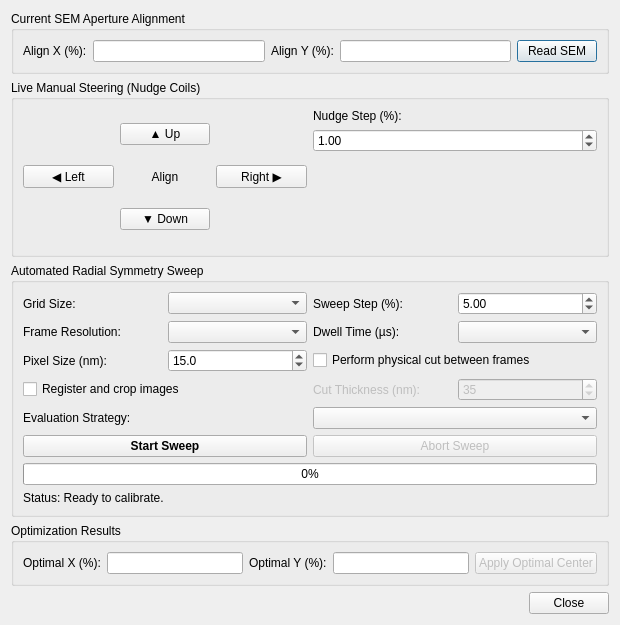
<?xml version="1.0" encoding="UTF-8"?>
<ui version="4.0">
 <class>apertureCenteringDlg</class>
 <widget class="QDialog" name="apertureCenteringDlg">
  <property name="geometry">
   <rect>
    <x>0</x>
    <y>0</y>
    <width>620</width>
    <height>625</height>
   </rect>
  </property>
  <property name="windowTitle">
   <string>Aperture Centering Calibration</string>
  </property>
  <property name="modal">
   <bool>false</bool>
  </property>
  <layout class="QVBoxLayout" name="mainVerticalLayout">
   <item>
    <widget class="QGroupBox" name="groupBox_current">
     <property name="title">
      <string>Current SEM Aperture Alignment</string>
     </property>
     <layout class="QHBoxLayout" name="horizontalLayout_current">
      <item>
       <widget class="QLabel" name="label_curX">
        <property name="text">
         <string>Align X (%):</string>
        </property>
       </widget>
      </item>
      <item>
       <widget class="QLineEdit" name="lineEdit_currentAlignX">
        <property name="readOnly">
         <bool>true</bool>
        </property>
       </widget>
      </item>
      <item>
       <widget class="QLabel" name="label_curY">
        <property name="text">
         <string>Align Y (%):</string>
        </property>
       </widget>
      </item>
      <item>
       <widget class="QLineEdit" name="lineEdit_currentAlignY">
        <property name="readOnly">
         <bool>true</bool>
        </property>
       </widget>
      </item>
      <item>
       <widget class="QPushButton" name="pushButton_readCurrent">
        <property name="text">
         <string>Read SEM</string>
        </property>
       </widget>
      </item>
     </layout>
    </widget>
   </item>
   <item>
    <widget class="QGroupBox" name="groupBox_manual">
     <property name="title">
      <string>Live Manual Steering (Nudge Coils)</string>
     </property>
     <layout class="QHBoxLayout" name="horizontalLayout_manual">
      <item>
       <layout class="QGridLayout" name="gridLayout_dpad">
        <item row="0" column="1">
         <widget class="QPushButton" name="pushButton_up">
          <property name="text">
           <string>▲ Up</string>
          </property>
         </widget>
        </item>
        <item row="1" column="0">
         <widget class="QPushButton" name="pushButton_left">
          <property name="text">
           <string>◀ Left</string>
          </property>
         </widget>
        </item>
        <item row="1" column="1">
         <widget class="QLabel" name="label_dpadCenter">
          <property name="alignment">
           <set>Qt::AlignCenter</set>
          </property>
          <property name="text">
           <string>Align</string>
          </property>
         </widget>
        </item>
        <item row="1" column="2">
         <widget class="QPushButton" name="pushButton_right">
          <property name="text">
           <string>Right ▶</string>
          </property>
         </widget>
        </item>
        <item row="2" column="1">
         <widget class="QPushButton" name="pushButton_down">
          <property name="text">
           <string>▼ Down</string>
          </property>
         </widget>
        </item>
       </layout>
      </item>
      <item>
       <layout class="QVBoxLayout" name="verticalLayout_nudgeStep">
        <item>
         <widget class="QLabel" name="label_nudgeStep">
          <property name="text">
           <string>Nudge Step (%):</string>
          </property>
         </widget>
        </item>
        <item>
         <widget class="QDoubleSpinBox" name="doubleSpinBox_nudgeStep">
          <property name="decimals">
           <number>2</number>
          </property>
          <property name="minimum">
           <double>0.100000000000000</double>
          </property>
          <property name="maximum">
           <double>25.000000000000000</double>
          </property>
          <property name="singleStep">
           <double>0.500000000000000</double>
          </property>
          <property name="value">
           <double>1.000000000000000</double>
          </property>
         </widget>
        </item>
        <item>
         <spacer name="verticalSpacer_nudge">
          <property name="orientation">
           <enum>Qt::Vertical</enum>
          </property>
          <property name="sizeHint" stdset="0">
           <size>
            <width>20</width>
            <height>40</height>
           </size>
          </property>
         </spacer>
        </item>
       </layout>
      </item>
     </layout>
    </widget>
   </item>
   <item>
    <widget class="QGroupBox" name="groupBox_sweep">
     <property name="title">
      <string>Automated Radial Symmetry Sweep</string>
     </property>
     <layout class="QVBoxLayout" name="verticalLayout_sweep">
      <item>
       <layout class="QGridLayout" name="gridLayout_sweepParams">
        <item row="0" column="0">
         <widget class="QLabel" name="label_gridSize">
          <property name="text">
           <string>Grid Size:</string>
          </property>
         </widget>
        </item>
        <item row="0" column="1">
         <widget class="QComboBox" name="comboBox_gridSize"/>
        </item>
        <item row="0" column="2">
         <widget class="QLabel" name="label_stepSize">
          <property name="text">
           <string>Sweep Step (%):</string>
          </property>
         </widget>
        </item>
        <item row="0" column="3">
         <widget class="QDoubleSpinBox" name="doubleSpinBox_stepSize">
          <property name="decimals">
           <number>2</number>
          </property>
          <property name="minimum">
           <double>0.200000000000000</double>
          </property>
          <property name="maximum">
           <double>20.000000000000000</double>
          </property>
          <property name="singleStep">
           <double>0.500000000000000</double>
          </property>
          <property name="value">
           <double>5.000000000000000</double>
          </property>
         </widget>
        </item>
        <item row="1" column="0">
         <widget class="QLabel" name="label_frameSize">
          <property name="text">
           <string>Frame Resolution:</string>
          </property>
         </widget>
        </item>
        <item row="1" column="1">
         <widget class="QComboBox" name="comboBox_frameSize"/>
        </item>
        <item row="1" column="2">
         <widget class="QLabel" name="label_dwellTime">
          <property name="text">
           <string>Dwell Time (µs):</string>
          </property>
         </widget>
        </item>
        <item row="1" column="3">
         <widget class="QComboBox" name="comboBox_dwellTime"/>
        </item>
        <item row="2" column="0">
         <widget class="QLabel" name="label_pixelSize">
          <property name="text">
           <string>Pixel Size (nm):</string>
          </property>
         </widget>
        </item>
        <item row="2" column="1">
         <widget class="QDoubleSpinBox" name="doubleSpinBox_pixelSize">
          <property name="decimals">
           <number>1</number>
          </property>
          <property name="minimum">
           <double>1.0</double>
          </property>
          <property name="maximum">
           <double>1000.0</double>
          </property>
          <property name="value">
           <double>15.0</double>
          </property>
         </widget>
        </item>
        <item row="2" column="2" colspan="2">
         <widget class="QCheckBox" name="checkBox_physicalCut">
          <property name="text">
           <string>Perform physical cut between frames</string>
          </property>
         </widget>
        </item>
        <item row="3" column="0" colspan="2">
         <widget class="QCheckBox" name="checkBox_registerImages">
          <property name="text">
           <string>Register and crop images</string>
          </property>
         </widget>
        </item>
        <item row="3" column="2">
         <widget class="QLabel" name="label_cutThickness">
          <property name="enabled">
           <bool>false</bool>
          </property>
          <property name="text">
           <string>Cut Thickness (nm):</string>
          </property>
         </widget>
        </item>
        <item row="3" column="3">
         <widget class="QSpinBox" name="spinBox_cutThickness">
          <property name="enabled">
           <bool>false</bool>
          </property>
          <property name="minimum">
           <number>5</number>
          </property>
          <property name="maximum">
           <number>200</number>
          </property>
          <property name="singleStep">
           <number>5</number>
          </property>
          <property name="value">
           <number>35</number>
          </property>
         </widget>
        </item>
        <item row="4" column="0" colspan="2">
         <widget class="QLabel" name="label_evalStrategy">
          <property name="text">
           <string>Evaluation Strategy:</string>
          </property>
         </widget>
        </item>
        <item row="4" column="2" colspan="2">
         <widget class="QComboBox" name="comboBox_evalStrategy"/>
        </item>
       </layout>
      </item>
      <item>
       <layout class="QHBoxLayout" name="horizontalLayout_sweepActions">
        <item>
         <widget class="QPushButton" name="pushButton_startSweep">
          <property name="font">
           <font>
            <weight>75</weight>
            <bold>true</bold>
           </font>
          </property>
          <property name="text">
           <string>Start Sweep</string>
          </property>
         </widget>
        </item>
        <item>
         <widget class="QPushButton" name="pushButton_abortSweep">
          <property name="enabled">
           <bool>false</bool>
          </property>
          <property name="text">
           <string>Abort Sweep</string>
          </property>
         </widget>
        </item>
       </layout>
      </item>
      <item>
       <widget class="QProgressBar" name="progressBar_sweep">
        <property name="value">
         <number>0</number>
        </property>
       </widget>
      </item>
      <item>
       <widget class="QLabel" name="label_status">
        <property name="text">
         <string>Status: Ready to calibrate.</string>
        </property>
       </widget>
      </item>
     </layout>
    </widget>
   </item>
   <item>
    <widget class="QGroupBox" name="groupBox_results">
     <property name="title">
      <string>Optimization Results</string>
     </property>
     <layout class="QHBoxLayout" name="horizontalLayout_results">
      <item>
       <widget class="QLabel" name="label_optX">
        <property name="text">
         <string>Optimal X (%):</string>
        </property>
       </widget>
      </item>
      <item>
       <widget class="QLineEdit" name="lineEdit_optimalAlignX">
        <property name="readOnly">
         <bool>true</bool>
        </property>
       </widget>
      </item>
      <item>
       <widget class="QLabel" name="label_optY">
        <property name="text">
         <string>Optimal Y (%):</string>
        </property>
       </widget>
      </item>
      <item>
       <widget class="QLineEdit" name="lineEdit_optimalAlignY">
        <property name="readOnly">
         <bool>true</bool>
        </property>
       </widget>
      </item>
      <item>
       <widget class="QPushButton" name="pushButton_applyOptimal">
        <property name="enabled">
         <bool>false</bool>
        </property>
        <property name="text">
         <string>Apply Optimal Center</string>
        </property>
       </widget>
      </item>
     </layout>
    </widget>
   </item>
   <item>
    <widget class="QDialogButtonBox" name="buttonBox">
     <property name="orientation">
      <enum>Qt::Horizontal</enum>
     </property>
     <property name="standardButtons">
      <set>QDialogButtonBox::Close</set>
     </property>
    </widget>
   </item>
  </layout>
 </widget>
 <resources/>
 <connections>
  <connection>
   <sender>buttonBox</sender>
   <signal>rejected()</signal>
   <receiver>apertureCenteringDlg</receiver>
   <slot>reject()</slot>
   <hints>
    <hint type="sourcelabel">
     <x>316</x>
     <y>540</y>
    </hint>
    <hint type="destinationlabel">
     <x>286</x>
     <y>274</y>
    </hint>
   </hints>
  </connection>
 </connections>
</ui>
